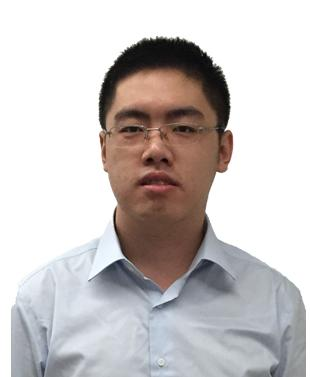
#> input picture code/shiyanlou/zh.jpg, 310 x 377 px
$ python ascii.py zh.jpg   (Python 2 division)
#> lines starting #> are read from the running program, lines starting #| are printed output that depends on the picture
#! /usr/bin/python
# -*- coding: UTF-8 -*-

#将图个转化为字符
from PIL import Image
import argparse

#这个列表左边的字符灰度值比较大，右边的小
ascii_char = list("$@B%8&WM#*oahkbdpqwmZO0QLCJUYXzcvunxrjft/\|()1{}[]?-_+~<>i!lI;:,\"^`'. ")

#灰度值 ＝ 0.2126 * r + 0.7152 * g + 0.0722 * b

def get_char(r,b,g,alpha=256):
    "RGB像素映射字符"
    if 0==alpha:
        return " "
    length=len(ascii_char)
    gray=int(0.2126 * r + 0.7152 * g + 0.0722 * b)
    unit=(256.0+1)/length
    return ascii_char[int(gray/unit)]

parser = argparse.ArgumentParser ()
parser.add_argument("file")
parser.add_argument("-o","--output")

parser.add_argument('--width', type = int, default = 80) #输出字符画宽
parser.add_argument('--height', type = int, default = 80) #输出字符画高

args=parser.parse_args()

IMG = args.file
WIDTH = args.width
HEIGHT = args.height
OUTPUT = args.output

if __name__ == "__main__":#直接执行的这个脚本
    im = Image.open(IMG)
#> im is the input picture: PIL image 310x377 RGB; mean R, G, B 201.7, 196.5, 195.8
    im = im.resize((WIDTH,HEIGHT),Image.NEAREST)
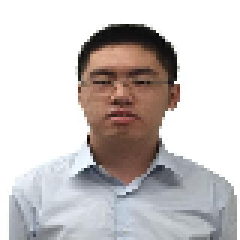
#> im: PIL image 80x80 RGB (shown 3 times larger); mean R, G, B 201.9, 196.6, 196
    txt = ""

    for i in range(HEIGHT):
        for j in range(WIDTH):
            txt += get_char(*im.getpixel((j,i)))
        txt += '\n'

    print txt

    #字符画输出到文件
    if OUTPUT:
        with open(OUTPUT,'w') as f:
            f.write(txt)
    else:
        with open("output.txt",'w') as f:
            f.write(txt)
